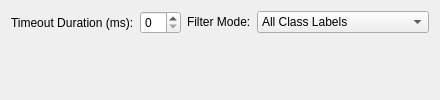
                       <widget class="QWidget" name="page_45">
                        <layout class="QGridLayout" name="gridLayout_48">
                         <item row="0" column="0">
                          <layout class="QGridLayout" name="gridLayout_67">
                           <item row="0" column="0">
                            <layout class="QFormLayout" name="formLayout_50">
                             <item row="0" column="0">
                              <widget class="QLabel" name="label_101">
                               <property name="text">
                                <string>Timeout Duration (ms):</string>
                               </property>
                              </widget>
                             </item>
                             <item row="0" column="1">
                              <widget class="QSpinBox" name="pipelineTool_classLabelTimeoutFilterTimeoutDurationSpinBox_2"/>
                             </item>
                            </layout>
                           </item>
                           <item row="0" column="1">
                            <layout class="QFormLayout" name="formLayout_49">
                             <item row="0" column="0">
                              <widget class="QLabel" name="label_102">
                               <property name="text">
                                <string>Filter Mode:</string>
                               </property>
                              </widget>
                             </item>
                             <item row="0" column="1">
                              <widget class="QComboBox" name="pipelineTool_classLabelTimeoutFilterFilterModeList_2">
                               <item>
                                <property name="text">
                                 <string>All Class Labels</string>
                                </property>
                               </item>
                               <item>
                                <property name="text">
                                 <string>Independent Class Labels</string>
                                </property>
                               </item>
                              </widget>
                             </item>
                            </layout>
                           </item>
                          </layout>
                         </item>
                        </layout>
                       </widget>
